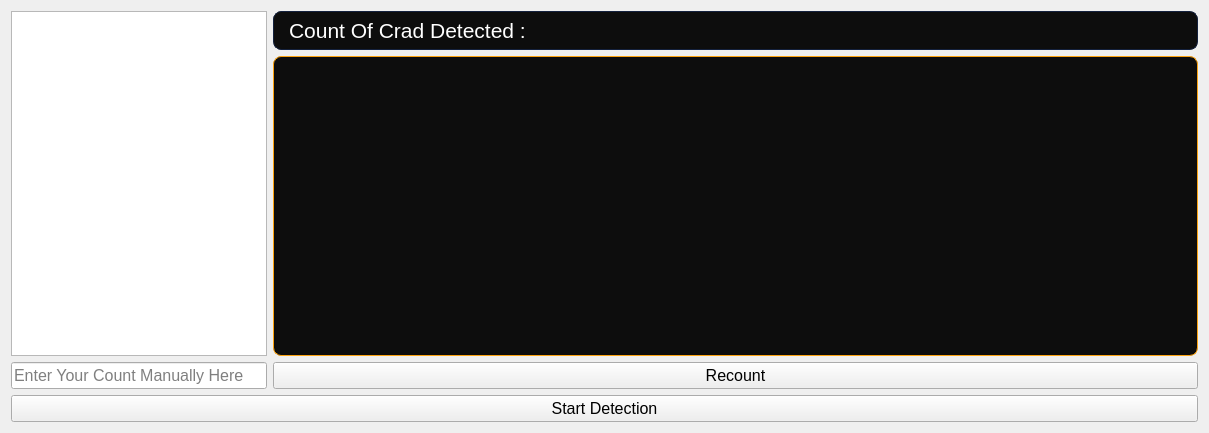
      <widget class="QWidget" name="CD">
       <attribute name="icon">
        <iconset resource="../../../../Downloads.M/Images/Icons/Icone.qrc">
         <normaloff>:/Icon_Png/Icon_Png/loupe.png</normaloff>:/Icon_Png/Icon_Png/loupe.png</iconset>
       </attribute>
       <attribute name="title">
        <string>Crab Detection</string>
       </attribute>
       <layout class="QGridLayout" name="gridLayout_8">
        <item row="2" column="1" colspan="2">
         <widget class="QPushButton" name="Recount">
          <property name="font">
           <font>
            <family>Segoe UI</family>
            <pointsize>12</pointsize>
           </font>
          </property>
          <property name="text">
           <string>Recount</string>
          </property>
          <property name="icon">
           <iconset resource="../../../../Downloads.M/Images/Icons/Icone.qrc">
            <normaloff>:/Icon_Png/Icon_Png/renumbering.png</normaloff>:/Icon_Png/Icon_Png/renumbering.png</iconset>
          </property>
         </widget>
        </item>
        <item row="1" column="1" colspan="2">
         <widget class="QLabel" name="Detection_Show">
          <property name="minimumSize">
           <size>
            <width>925</width>
            <height>300</height>
           </size>
          </property>
          <property name="styleSheet">
           <string notr="true">QLabel {
    background-color: #0D0D0D;
    color: #FFFFFF;

    border: 1px solid #FCA311;
    border-radius: 8px;

    padding: 6px 10px;
}</string>
          </property>
          <property name="text">
           <string/>
          </property>
         </widget>
        </item>
        <item row="0" column="1" colspan="2">
         <widget class="QLabel" name="Count_Crab">
          <property name="maximumSize">
           <size>
            <width>16777215</width>
            <height>135</height>
           </size>
          </property>
          <property name="font">
           <font>
            <family>Segoe UI</family>
            <pointsize>16</pointsize>
           </font>
          </property>
          <property name="styleSheet">
           <string notr="true">QLabel {
    background-color: #0D0D0D;
    color: #FFFFFF;

    border: 1px solid #14213D;
    border-radius: 8px;

    padding: 6px 10px;
}</string>
          </property>
          <property name="text">
           <string>Count Of Crad Detected :</string>
          </property>
         </widget>
        </item>
        <item row="0" column="0" rowspan="2">
         <widget class="QListWidget" name="Detection_List"/>
        </item>
        <item row="2" column="0">
         <widget class="QLineEdit" name="Count_Edit">
          <property name="font">
           <font>
            <family>Segoe UI</family>
            <pointsize>12</pointsize>
           </font>
          </property>
          <property name="text">
           <string/>
          </property>
          <property name="readOnly">
           <bool>false</bool>
          </property>
          <property name="placeholderText">
           <string>Enter Your Count Manually Here</string>
          </property>
         </widget>
        </item>
        <item row="3" column="0" colspan="3">
         <widget class="QPushButton" name="Start_Detection">
          <property name="font">
           <font>
            <family>Segoe UI</family>
            <pointsize>12</pointsize>
           </font>
          </property>
          <property name="text">
           <string>Start Detection</string>
          </property>
          <property name="icon">
           <iconset resource="../../../../Downloads.M/Images/Icons/Icone.qrc">
            <normaloff>:/Icon_Png/Icon_Png/loupe.png</normaloff>:/Icon_Png/Icon_Png/loupe.png</iconset>
          </property>
         </widget>
        </item>
       </layout>
      </widget>
